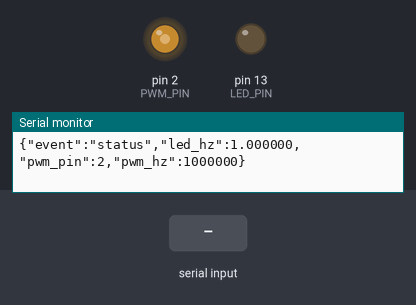
Recording of a sketch running on a simulated Teensy 4. On the bench: output pins drawn as LEDs (lit = HIGH), the last lines printed to the serial monitor. The inputs (shaded band) are chosen by the test bench.

Above: at 1.2 s.
1.3 s: "90,45\n" received over Serial
At 1.85 s:
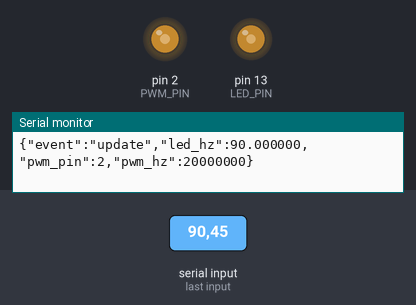
4.3 s: "30,150\n" received over Serial
At 8.99 s:
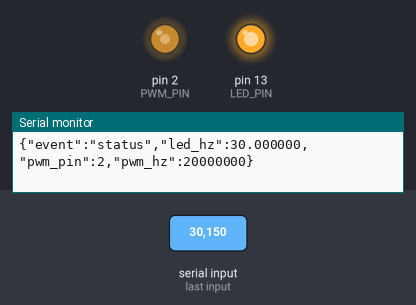
Timing chart, 0 to 13.3 s (numbered marks = the images above; inputs shaded):
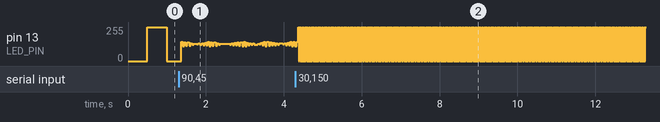

Measured:
- by itself, pin 13 (LED_PIN): repeats every 0.03 s: 255/255 0.02 s, 0/255 0.02 s

The sketch:

demo.ino
```cpp
/* Teensy 4.1 — LED blink + PWM x1_000_000 + JSON status
 *  - LED: pin 13 (built-in LED), blinking frequency set by user (default 1 Hz)
 *  - PWM: pin 2 (hardware PWM), frequency = LED_HZ * 1_000_000 (e.g., 2 -> 2 MHz), 50% duty
 *  - Serial: accepts a single-line number (Hz for LED) and periodic JSON status
 */

const int LED_PIN = 13;      // built-in LED on Teensy 4.1
const int PWM_PIN = 2;       // PWM pin (Teensy 4.x: e.g., 2,3,4,5,... support PWM)
const float DEFAULT_LED_HZ = 1.0f;
const float MULTIPLIER = 1'000'000.0f;  // x1e6
const float MAX_PWM_HZ = 20'000'000.0f; // safety limit (20 MHz); adjust as needed
const float MIN_LED_HZ = 0.05f;         // 0.05 Hz ~ 20 s per full cycle - avoids division by zero

// Non-blocking blink (uses micros)
uint32_t lastToggleUs = 0;
bool ledState = false;
float ledHz = DEFAULT_LED_HZ;

// Serial line buffer
char lineBuf[32];
size_t lineLen = 0;

// Timers for JSON status
uint32_t lastStatusMs = 0;
const uint32_t STATUS_EVERY_MS = 1000;

// Helper: set PWM to 50% duty for a given frequency
void setPwmFrequency(float hz) {
  if (hz < 1.0f) hz = 1.0f;               // minimum 1 Hz for PWM
  if (hz > MAX_PWM_HZ) hz = MAX_PWM_HZ;   // upper limit
  analogWriteFrequency(PWM_PIN, hz);
  analogWrite(PWM_PIN, 128);              // 50% duty at 8-bit resolution
}

void applyNewFrequency(float newLedHz) {
  // sanity check & range
  if (newLedHz < MIN_LED_HZ) newLedHz = MIN_LED_HZ;
  ledHz = newLedHz;

  float pwmHz = ledHz * MULTIPLIER;
  if (pwmHz > MAX_PWM_HZ) pwmHz = MAX_PWM_HZ;

  setPwmFrequency(pwmHz);

  // quick feedback after change
  Serial.print(F("{\"event\":\"update\",\"led_hz\":"));
  Serial.print(ledHz, 6);
  Serial.print(F(",\"pwm_pin\":"));
  Serial.print(PWM_PIN);
  Serial.print(F(",\"pwm_hz\":"));
  Serial.print(pwmHz, 0);
  Serial.println(F("}"));
}

void setup() {
  pinMode(LED_PIN, OUTPUT);
  digitalWrite(LED_PIN, LOW);

  pinMode(PWM_PIN, OUTPUT);
  analogWriteResolution(8);  // 0..255
  setPwmFrequency(DEFAULT_LED_HZ * MULTIPLIER);

  Serial.begin(115200);
  while (!Serial && millis() < 2000) { /* wait briefly for USB serial */ }

  Serial.println(F("{\"event\":\"boot\",\"msg\":\"Teensy4.1 ready\",\"led_hz\":1.0,\"pwm_pin\":2,\"pwm_hz\":1000000}"));
}

void loop() {
  // --- 1) LED blinking (no delay) ---
  // half-period in microseconds = 0.5 / ledHz seconds
  float halfPeriodSec = 0.5f / ledHz;
  uint32_t halfPeriodUs = (uint32_t)(halfPeriodSec * 1e6f);
  uint32_t nowUs = micros();
  if ((uint32_t)(nowUs - lastToggleUs) >= halfPeriodUs) {
    ledState = !ledState;
    digitalWrite(LED_PIN, ledState ? HIGH : LOW);
    lastToggleUs = nowUs;
  }

  // --- 2) Read from Serial: single line as LED frequency (Hz) ---
  while (Serial.available() > 0) {
    char c = (char)Serial.read();

    if (c == '\r') continue;           // skip CR
    if (c == '\n') {                   // end of line => parse
      lineBuf[lineLen] = '\0';
      if (lineLen > 0) {
        float f = atof(lineBuf);
        if (f > 0.0f) {
          applyNewFrequency(f);
        } else {
          Serial.print(F("{\"event\":\"error\",\"reason\":\"non_positive_input\",\"raw\":\""));
          Serial.print(lineBuf);
          Serial.println(F("\"}"));
        }
      }
      lineLen = 0;                     // reset buffer
    } else if (lineLen + 1 < sizeof(lineBuf)) {
      lineBuf[lineLen++] = c;          // accumulate
    } else {
      // overflow - reset and report error
      lineLen = 0;
      Serial.println(F("{\"event\":\"error\",\"reason\":\"line_overflow\"}"));
    }
  }

  // --- 3) Periodic JSON status ---
  uint32_t nowMs = millis();
  if (nowMs - lastStatusMs >= STATUS_EVERY_MS) {
    float pwmHz = ledHz * MULTIPLIER;
    if (pwmHz > MAX_PWM_HZ) pwmHz = MAX_PWM_HZ;

    Serial.print(F("{\"event\":\"status\",\"led_hz\":"));
    Serial.print(ledHz, 6);
    Serial.print(F(",\"pwm_pin\":"));
    Serial.print(PWM_PIN);
    Serial.print(F(",\"pwm_hz\":"));
    Serial.print(pwmHz, 0);
    Serial.println(F("}"));

    lastStatusMs = nowMs;
  }
}
```
